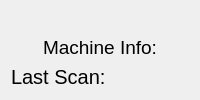
                  <widget class="QWidget" name="page_home">
                   <layout class="QVBoxLayout" name="verticalLayout_10">
                    <item>
                     <widget class="QFrame" name="frame">
                      <property name="styleSheet">
                       <string notr="true">background: transparent;
background-image: url(:/Logo/icons/logo/hadestransparent.png);
background-position: center;
background-repeat: no-repeat;
</string>
                      </property>
                      <property name="frameShape">
                       <enum>QFrame::StyledPanel</enum>
                      </property>
                      <property name="frameShadow">
                       <enum>QFrame::Raised</enum>
                      </property>
                     </widget>
                    </item>
                    <item>
                     <widget class="QLabel" name="label">
                      <property name="font">
                       <font>
                        <family>Segoe UI</family>
                        <pointsize>14</pointsize>
                       </font>
                      </property>
                      <property name="text">
                       <string>Machine Info:</string>
                      </property>
                      <property name="alignment">
                       <set>Qt::AlignCenter</set>
                      </property>
                     </widget>
                    </item>
                    <item>
                     <widget class="QLabel" name="label_7">
                      <property name="font">
                       <font>
                        <family>Segoe UI</family>
                        <pointsize>15</pointsize>
                       </font>
                      </property>
                      <property name="text">
                       <string>Last Scan:</string>
                      </property>
                      <property name="alignment">
                       <set>Qt::AlignLeading|Qt::AlignLeft|Qt::AlignTop</set>
                      </property>
                     </widget>
                    </item>
                   </layout>
                  </widget>
